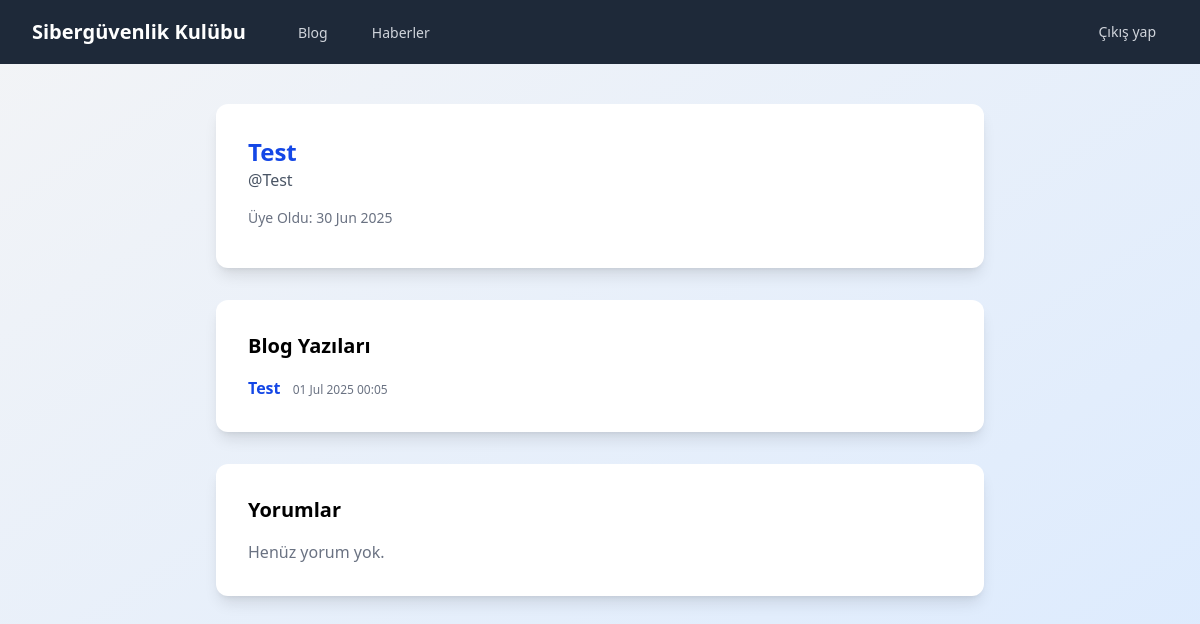
The app's page /accounts/profile/ (signed in), older data.
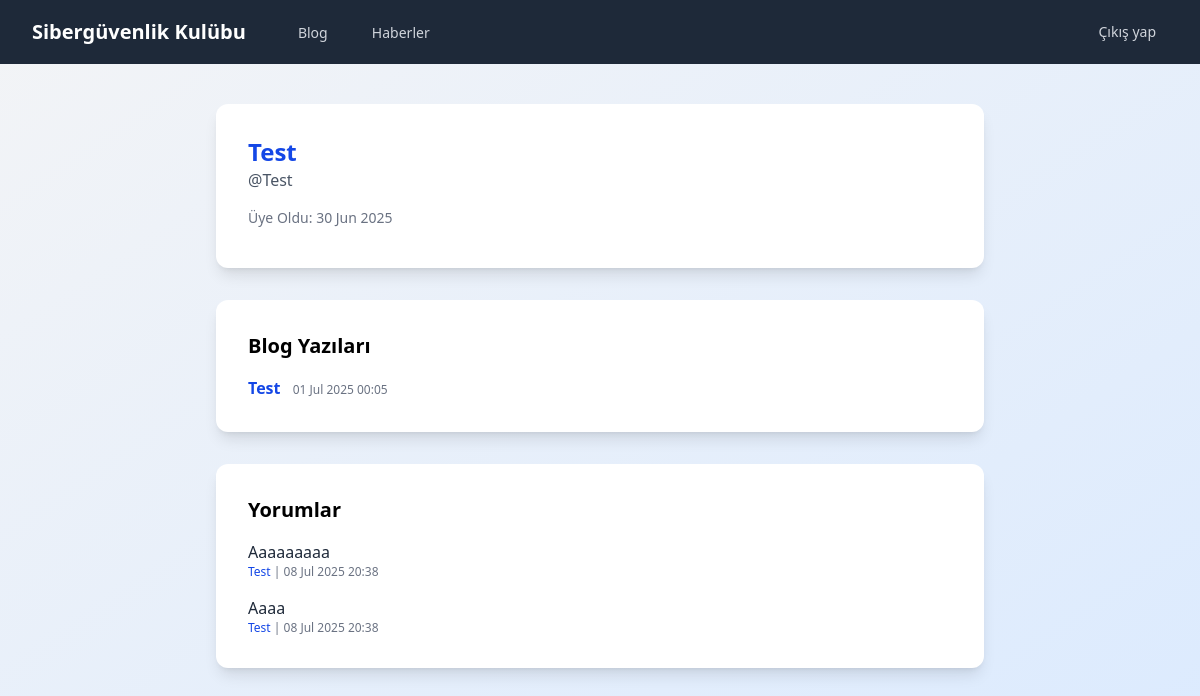
The same page, newer data.
### blog/models.py (models this page shows, shortened)
class Post(models.Model):
    title = models.CharField(max_length=200)
    content = models.TextField()
    author = models.ForeignKey(settings.AUTH_USER_MODEL, on_delete=models.SET_NULL, null=True, blank=True, related_name='posts')
    created_at = models.DateTimeField(auto_now_add=True)
    dummy = models.BooleanField(default=False)

class Comment(models.Model):
    post = models.ForeignKey(Post, on_delete=models.CASCADE, related_name='comments')
    author = models.ForeignKey(settings.AUTH_USER_MODEL, on_delete=models.SET_NULL, null=True, blank=True)
    parent = models.ForeignKey('self', null=True, blank=True, related_name='replies', on_delete=models.CASCADE)
    content = models.TextField()
    created_at = models.DateTimeField(auto_now_add=True)
    class Meta:
        ordering = ['created_at']

### account/views.py (the view)
# urls.py: path('accounts/profile/', profile_view, name='current_user_profile'),
@login_required
def profile_view(request, username=None):
    User = get_user_model()
    if username is None:
        user_obj = request.user
    else:
        user_obj = get_object_or_404(User, username=username)
    posts = Post.objects.filter(author=user_obj)
    comments = Comment.objects.filter(author=user_obj)
    profile = getattr(user_obj, 'userprofile', None)
    return render(request, 'account/profile.html', {
        'profile_user': user_obj,
        'profile': profile,
        'posts': posts,
        'comments': comments,
    })

### templates/account/profile.html (shortened to what this page needs)
{% load static tailwind_tags %}
<!DOCTYPE html>
<html lang="tr">
<head>
    {% tailwind_css %}
</head>
<body class="bg-gradient-to-br from-gray-100 to-blue-100 min-h-screen font-sans">
    {% include 'mainpage/navbar.html' %}
    <div class="container mx-auto px-4 py-10">
        <div class="bg-white rounded-xl shadow-lg p-8 max-w-3xl mx-auto mb-8">
            <div class="flex items-center mb-4">
                <div>
                    <h1 class="text-2xl font-bold text-blue-700">{{ profile_user.get_full_name|default:profile_user.username }}</h1>
                    <p class="text-gray-600">@{{ profile_user.username }}</p>
                </div>
            </div>
            <div class="text-sm text-gray-500 mb-2">
                Üye Oldu: {{ profile_user.date_joined|date:"d M Y" }}
            </div>
        </div>
        <div class="max-w-3xl mx-auto bg-white rounded-xl shadow-lg p-8 mb-8">
            <h2 class="text-xl font-semibold mb-4">Blog Yazıları</h2>
            {% if posts %}
                <ul class="space-y-4">
                    {% for post in posts %}
                        <li>
                            <a href="{% url 'post_detail' post.pk %}" class="text-blue-700 hover:underline font-semibold">{{ post.title }}</a>
                            <span class="text-gray-500 text-xs ml-2">{{ post.created_at|date:"d M Y H:i" }}</span>
                        </li>
                    {% endfor %}
                </ul>
            {% else %}
                <div class="text-gray-500">Henüz blog yazısı yok.</div>
            {% endif %}
        </div>
        <div class="max-w-3xl mx-auto bg-white rounded-xl shadow-lg p-8">
            <h2 class="text-xl font-semibold mb-4">Yorumlar</h2>
            {% if comments %}
                <ul class="space-y-4">
                    {% for comment in comments %}
                        <li>
                            <div class="text-gray-800">{{ comment.content|safe }}</div>
                            <div class="text-xs text-gray-500">
                                <a href="{% url 'post_detail' comment.post.pk %}" class="text-blue-700 hover:underline">{{ comment.post.title }}</a>
                                | {{ comment.created_at|date:"d M Y H:i" }}
                            </div>
                        </li>
                    {% endfor %}
                </ul>
            {% else %}
                <div class="text-gray-500">Henüz yorum yok.</div>
            {% endif %}
        </div>
    </div>
</body>
</html>

Row changes from the older to the newer data that the page shows:
added Comment: content "Aaaaaaaaa", post "Test", created_at "08 Jul 2025 20:38"
added Comment: content "Aaaa", post "Test", created_at "08 Jul 2025 20:38"
Text that changed along with them:
text no longer shown: "Henüz yorum yok."
